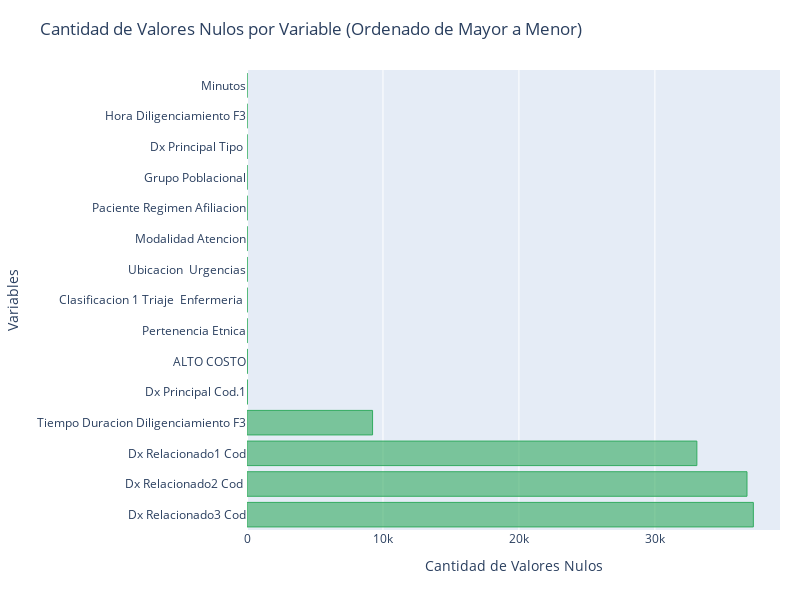

The cell this chart's notebook holds for it:
### Code cell
# Obtener las columnas con valores nulos
variables_con_nulos = data.columns[data.isnull().any()]
# Ordenar los valores por cantidad de valores nulos de mayor a menor
valores_nulos_por_variable_sorted = data[variables_con_nulos].isnull().sum().sort_values(ascending=False)

# Crear la figura de la gráfica
fig = go.Figure()

# Agregar la barra de datos
fig.add_trace(go.Bar(
    x=valores_nulos_por_variable_sorted.values,
    y=valores_nulos_por_variable_sorted.index,
    orientation='h',
    marker=dict(
        color='rgba(50, 171, 96, 0.6)',  # Color de las barras
        line=dict(color='rgba(50, 171, 96, 1.0)', width=1)  # Color del borde de las barras
    )
))

# Establecer el diseño de la gráfica
fig.update_layout(
    title='Cantidad de Valores Nulos por Variable (Ordenado de Mayor a Menor)',
    xaxis=dict(title='Cantidad de Valores Nulos'),
    yaxis=dict(title='Variables'),
    autosize=False,
    width=800,
    height=600,
    margin=dict(l=150, r=20, t=70, b=70)  # Márgenes para que los ejes y etiquetas sean visibles
)

# Mostrar la gráfica interactiva
fig.show()

### Figure 1 — Plotly figure (JSON) as saved in the notebook; plotly's stock layout.template omitted (floating-point values rounded to 4 significant figures)
{"data": [{"marker": {"color": "rgba(50, 171, 96, 0.6)", "line": {"color": "rgba(50, 171, 96, 1.0)", "width": 1}}, "orientation": "h", "type": "bar", "x": [37242, 36774, 33088, 9236, 20, 19, 9, 8, 8, 8, 5, 3, 2, 1, 1], "y": ["Dx Relacionado3 Cod", "Dx Relacionado2 Cod ", "Dx Relacionado1 Cod", "Tiempo Duracion Diligenciamiento F3", "Dx Principal Cod.1", "ALTO COSTO", "Pertenencia Etnica", "Clasificacion 1 Triaje \nEnfermeria ", "Ubicacion  Urgencias", "Modalidad Atencion", "Paciente Regimen Afiliacion", "Grupo Poblacional", "Dx Principal Tipo ", "Hora Diligenciamiento F3", "Minutos"]}], "layout": {"autosize": false, "height": 600, "margin": {"b": 70, "l": 150, "r": 20, "t": 70}, "title": {"text": "Cantidad de Valores Nulos por Variable (Ordenado de Mayor a Menor)"}, "width": 800, "xaxis": {"title": {"text": "Cantidad de Valores Nulos"}}, "yaxis": {"title": {"text": "Variables"}}}}
